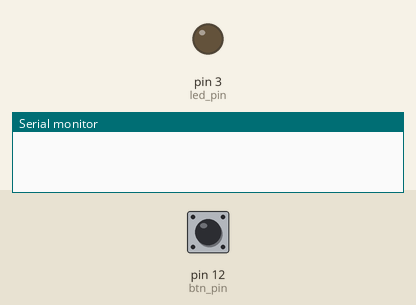
The sketch below on a simulated Arduino Uno, built with avr-gcc and run on an emulated ATmega328P. Shown: output pins drawn as LEDs (lit = HIGH), the last lines printed to the serial monitor. The test bench sets the inputs (shaded band); at power-on: pin 12 (btn_pin) HIGH.

Above: at 1.2 s.
1.3 s: pin 12 (btn_pin) pulled LOW for 1 s
At 2.26 s:
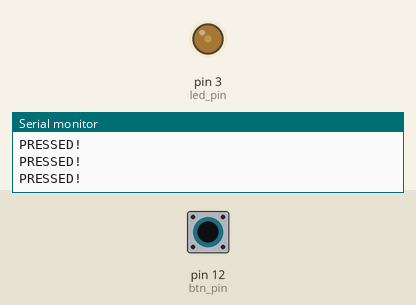
3.8 s: pin 12 (btn_pin) pulled LOW for 3.2 s
At 5.47 s:
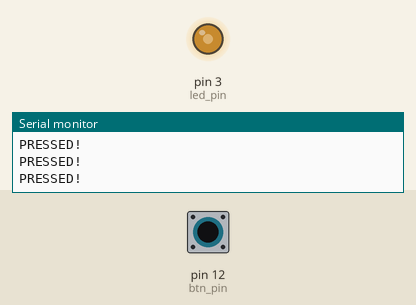
8.5 s: pin 12 (btn_pin) driven LOW
At 8.96 s:
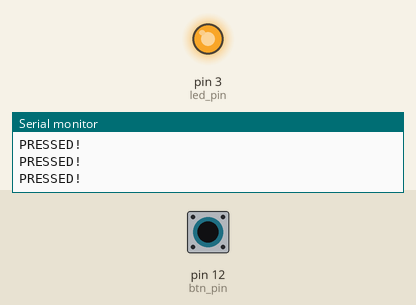
11.5 s: pin 12 (btn_pin) driven HIGH
Timing chart, 0 to 14.0 s (numbered marks = the images above; inputs shaded):
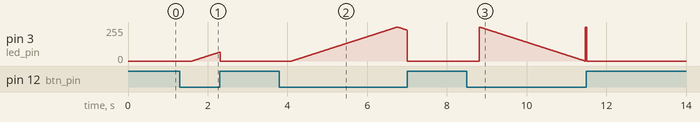

Measured:
- after the input at 1.3 s, pin 3 (led_pin): rises from 0/255 to 67/255 in 0.69 s, then falls to 0/255 in 0.01 s
- after the input at 3.8 s, pin 3 (led_pin): rises from 0/255 to 255/255 in 2.6 s, then falls to 0/255 in 0.25 s
- after the input at 8.5 s, pin 3 (led_pin): ramps from 255/255 to 0/255 and jumps back, once every 2.7 s

The sketch:

sketch_oct4a.ino
```cpp
#define btn_pin 12
#define led_pin 3
#define check_time 20

long prev = 0;
bool flag = false;
bool is_full_brightness = false;
bool is_btn_pressed = false;
int brightness = 0;

void setup() {
  pinMode(led_pin, OUTPUT);
  pinMode(btn_pin, INPUT);
  Serial.begin(9600);
}

void loop(){
  int val = digitalRead(btn_pin);

  if(val == 0){
    if(millis() - prev > check_time){
      is_btn_pressed = true;
    }
  } else {
    is_btn_pressed = false;
    prev = millis();
  }

  if(is_btn_pressed){
    if (millis() - prev > 300){

        Serial.println("PRESSED!");

        if(brightness < 255 && !is_full_brightness){
          brightness += 1;
        }else{
          brightness -= 1;
        }
        if(brightness == 255){
          is_full_brightness = true;
        }
        if(brightness == 0){
          is_full_brightness = false;
        }

        analogWrite(led_pin, brightness);
    } else{
      Serial.println("Click");
      flag = !flag;
    }
  }else{
    brightness = 0;

    if(flag){
      digitalWrite(led_pin, HIGH);
    } else{
      digitalWrite(led_pin, LOW);
    }
  }
}
```
